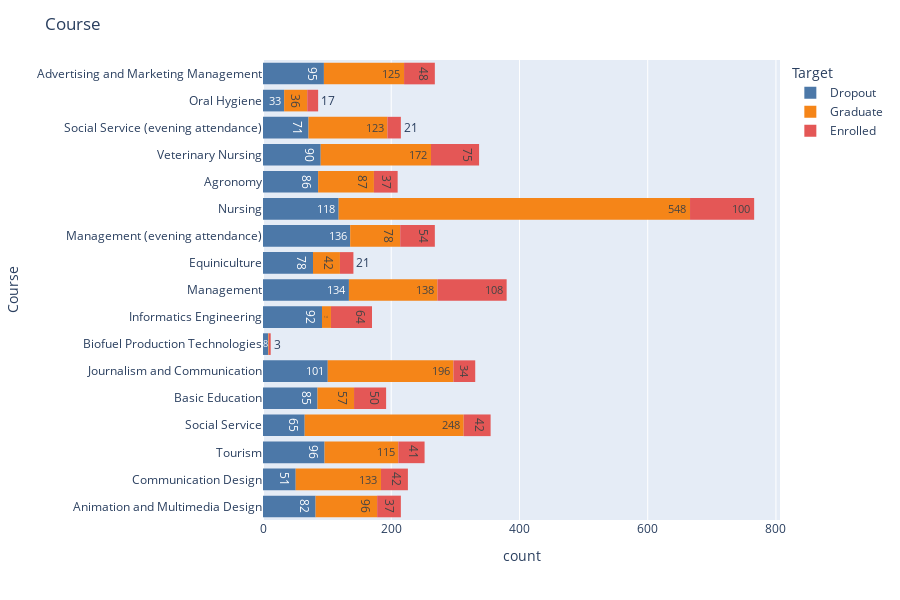

Source (notebook cell):
### Code cell
# Course
histogram('Course',600)

### Figure 1 — Plotly figure (JSON) as saved in the notebook; plotly's stock layout.template omitted (floating-point values rounded to 4 significant figures; data arrays with more than 128 entries replaced by an {"elided": "..."} marker saying what was removed)
{"data": [{"alignmentgroup": "True", "bingroup": "y", "hovertemplate": "Target=Dropout<br>count=%{x}<br>Course=%{y}<extra></extra>", "legendgroup": "Dropout", "marker": {"color": "#4C78A8", "pattern": {"shape": ""}}, "name": "Dropout", "offsetgroup": "Dropout", "orientation": "h", "showlegend": true, "texttemplate": "%{value}", "type": "histogram", "xaxis": "x", "y": {"elided": "1421 str values"}, "yaxis": "y"}, {"alignmentgroup": "True", "bingroup": "y", "hovertemplate": "Target=Graduate<br>count=%{x}<br>Course=%{y}<extra></extra>", "legendgroup": "Graduate", "marker": {"color": "#F58518", "pattern": {"shape": ""}}, "name": "Graduate", "offsetgroup": "Graduate", "orientation": "h", "showlegend": true, "texttemplate": "%{value}", "type": "histogram", "xaxis": "x", "y": {"elided": "2209 str values"}, "yaxis": "y"}, {"alignmentgroup": "True", "bingroup": "y", "hovertemplate": "Target=Enrolled<br>count=%{x}<br>Course=%{y}<extra></extra>", "legendgroup": "Enrolled", "marker": {"color": "#E45756", "pattern": {"shape": ""}}, "name": "Enrolled", "offsetgroup": "Enrolled", "orientation": "h", "showlegend": true, "texttemplate": "%{value}", "type": "histogram", "xaxis": "x", "y": {"elided": "794 str values"}, "yaxis": "y"}], "layout": {"barmode": "relative", "height": 600, "legend": {"title": {"text": "Target"}, "tracegroupgap": 0}, "margin": {"t": 60}, "title": {"text": "Course"}, "width": 900, "xaxis": {"anchor": "y", "domain": [0, 1], "title": {"text": "count"}}, "yaxis": {"anchor": "x", "domain": [0, 1], "title": {"text": "Course"}}}}
